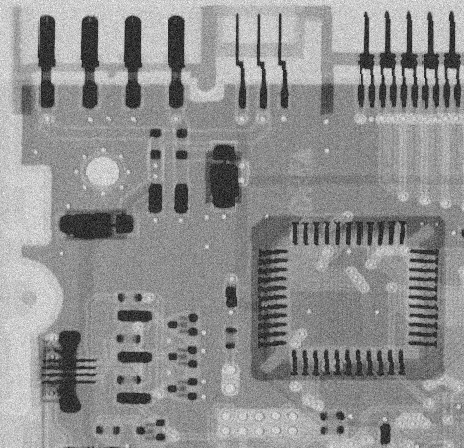
#> input picture task2/Images/cb1.tif, 464 x 448 px, given in place of Lenna.png, which was not available
$ python Assignment_3.py
#> lines starting #> are read from the running program, lines starting #| are printed output that depends on the picture; pictures that were not available may be replaced by others from this repository, and a replacement may not be noted
import cv2
import matplotlib.pyplot as plt
import os
import numpy as np
# Q3. Conduct a series of experiments to determine how the sigma value affects the performance of gaussian filter, then develop an idea of how you might automatically determine the parameter depending on image content.

# Make a directory
if os.path.isdir('Assignment3') == False :
    os.makedirs('Assignment3')

# Read a image
Lenna = cv2.imread('Images\\Lenna.png')
#> Lenna is the input picture: shape (448, 464, 3); min 0, max 255, mean 143.8
saltpepper = cv2.imread('Images\\cb4.tif')
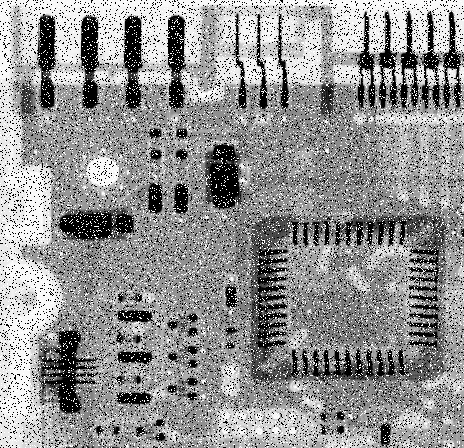
#> input picture task2/Images/cb4.tif, 464 x 448 px, found by its file name
#> saltpepper is the input picture: shape (448, 464, 3); min 0, max 255, mean 146.2

# Define the various kernels
kernel_1D_1 = cv2.getGaussianKernel(ksize=27, sigma=1)
kernel_2D_1 = np.outer(kernel_1D_1, kernel_1D_1.transpose())
kernel_1D_3 = cv2.getGaussianKernel(ksize=27, sigma=3)
kernel_2D_3 = np.outer(kernel_1D_3, kernel_1D_3.transpose())
kernel_1D_9 = cv2.getGaussianKernel(ksize=27, sigma=9)
kernel_2D_9 = np.outer(kernel_1D_9, kernel_1D_9.transpose())
kernel_1D_27 = cv2.getGaussianKernel(ksize=27, sigma=27)
kernel_2D_27 = np.outer(kernel_1D_27, kernel_1D_27.transpose())

# Implement to filter the images
Lenna_1= cv2.filter2D(Lenna, -1, kernel_2D_1)
Lenna_3= cv2.filter2D(Lenna, -1, kernel_2D_3)
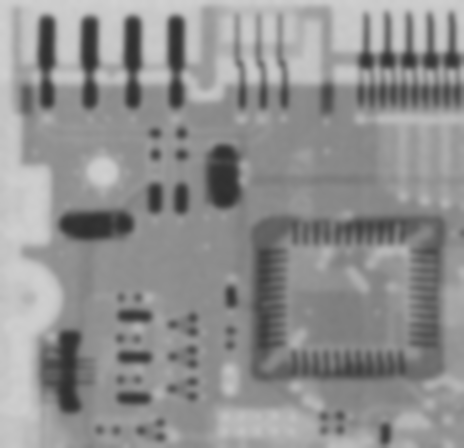
#> Lenna_3: shape (448, 464, 3); min 46, max 209, mean 143.8
Lenna_9= cv2.filter2D(Lenna, -1, kernel_2D_9)
Lenna_27= cv2.filter2D(Lenna, -1, kernel_2D_27)

saltpepper_1= cv2.filter2D(saltpepper, -1, kernel_2D_1)
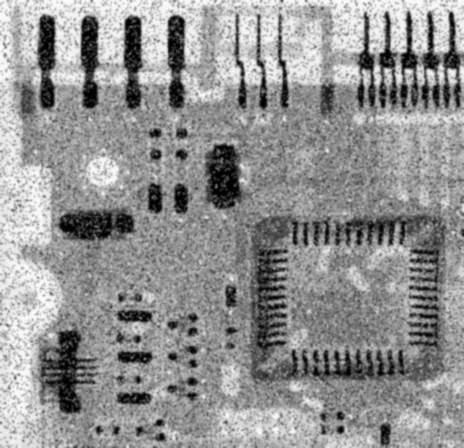
#> saltpepper_1: shape (448, 464, 3); min 0, max 251, mean 146.2
saltpepper_3= cv2.filter2D(saltpepper, -1, kernel_2D_3)
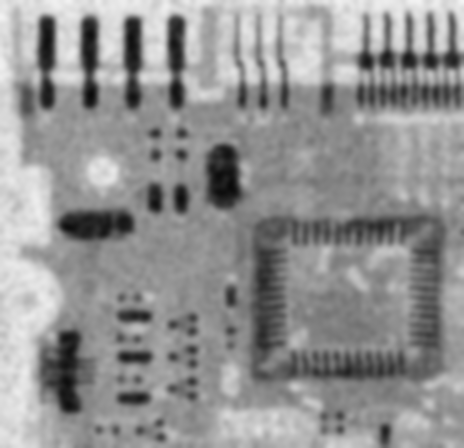
#> saltpepper_3: shape (448, 464, 3); min 9, max 244, mean 146.2
saltpepper_9= cv2.filter2D(saltpepper, -1, kernel_2D_9)
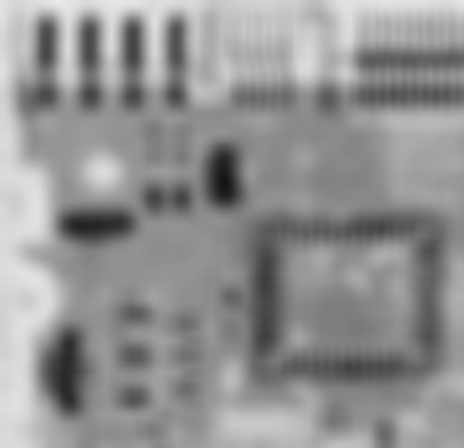
#> saltpepper_9: shape (448, 464, 3); min 19, max 233, mean 146.2
saltpepper_27= cv2.filter2D(saltpepper, -1, kernel_2D_27)

# concat the generated images
Lenna_concat = np.concatenate((Lenna, Lenna_1, Lenna_3, Lenna_9, Lenna_27), axis=1)
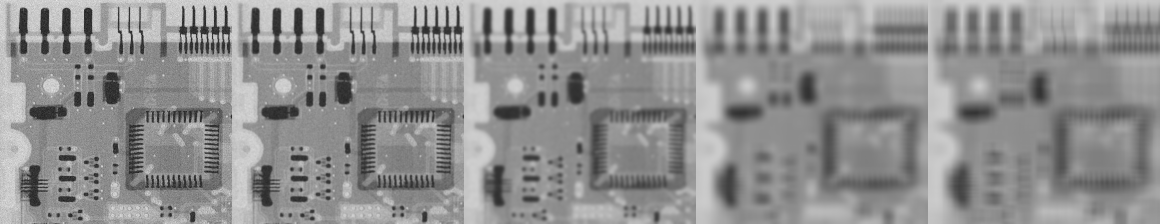
#> Lenna_concat: shape (448, 2320, 3) (shown at 1/2 size); min 0, max 255, mean 143.8
saltpepper_concat = np.concatenate((saltpepper, saltpepper_1, saltpepper_3, saltpepper_9, saltpepper_27), axis=1)
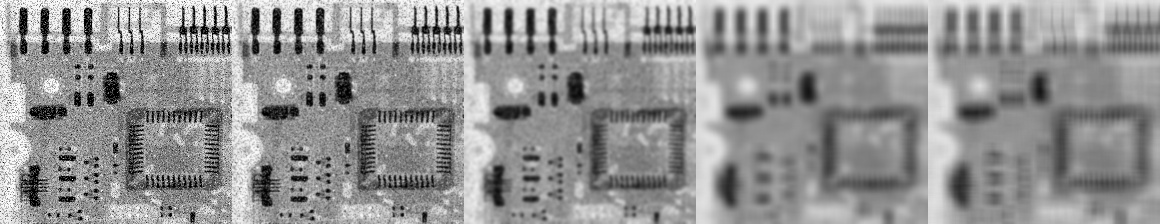
#> saltpepper_concat: shape (448, 2320, 3) (shown at 1/2 size); min 0, max 255, mean 146.2
cv2.imwrite('Assignment3\\Lenna_concat.png',Lenna_concat)
cv2.imwrite('Assignment3\\saltpepper_concat.png',saltpepper_concat)
